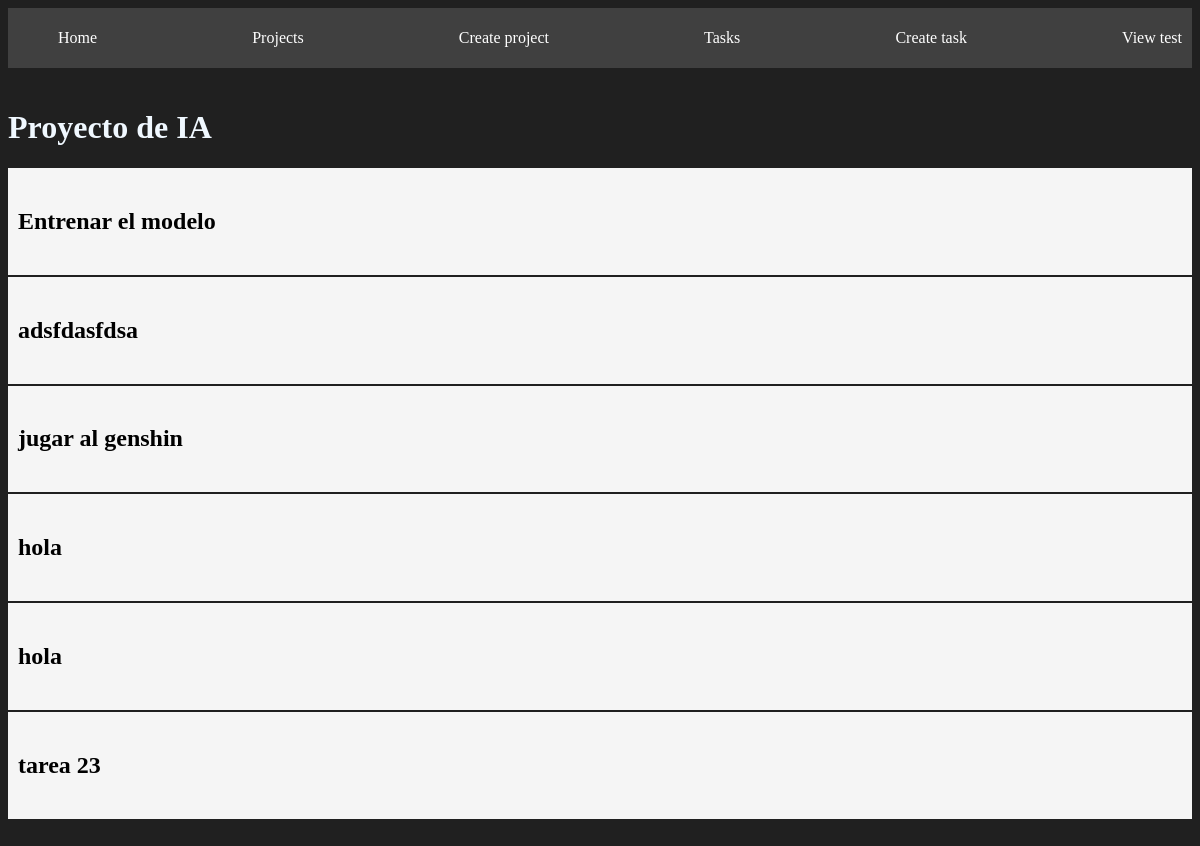
The page /project_details/2/ on the database its author committed.
### projects/models.py (models this page shows, shortened)
class Project(models.Model):
  name = models.CharField(max_length=200)

class Task(models.Model):
  title = models.CharField(max_length=200)
  description = models.TextField()
  project = models.ForeignKey(Project, on_delete=models.CASCADE)
  done = models.BooleanField(default=False)

### projects/views.py (the view)
# urls.py: path('project_details/<int:id>/', views.project_details, name="project_details"),
def project_details(request, id):
    project = get_list_or_404(Project, id=id)
    tasks = Task.objects.filter(project_id=id)
    return render(request, 'projects/project_details.html', {
        'project': project[0],
        'tasks': tasks
    })

### projects/templates/projects/project_details.html
{% extends 'layouts/base.html' %}
{% block content %}
<h1>{{ project.name }}</h1>
{% for task in tasks%}
    <div class="card">
        <h2>{{ task.title }}</h2>
    </div>
{% endfor%}
{% endblock %}

### projects/static/css/style.css (style rules this page uses)
body { background: #202020; color: aliceblue; }
.card { background: whitesmoke; color: black; padding: 20px 10px; margin-bottom: 2px; }

### rows shown on the page
Project: name "Proyecto de IA"
Task: title "Entrenar el modelo"
Task: title "adsfdasfdsa"
Task: title "jugar al genshin"
Task: title "hola"
Task: title "hola"
Task: title "tarea 23"
